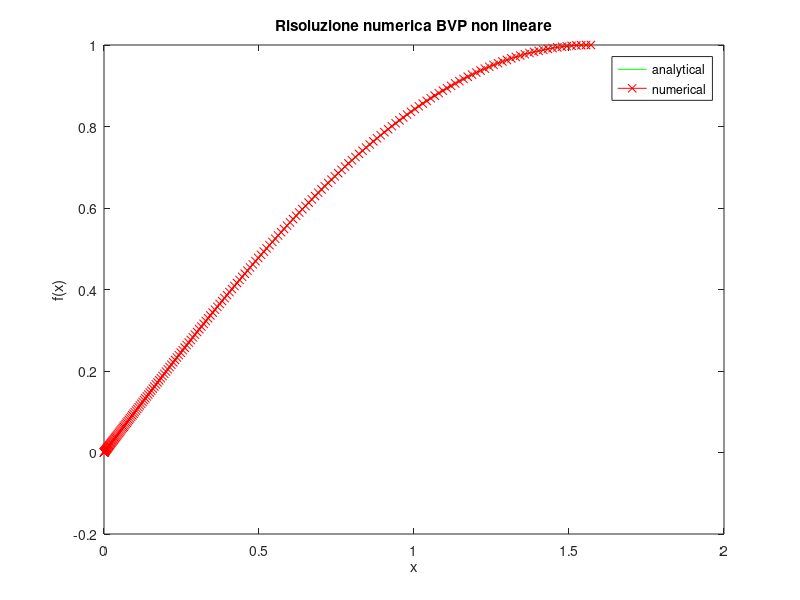

Write the MATLAB code that produced this figure.
clear all
close all

 m=200;
 b=pi/2;
for n=1:m
         x(n,1)=b*((n-1)/(m-1))^2; %genera distribuzione di nodi di tipo parabolico
end
h=diff(x);

% Costruzione matrice discretizzante D2
v=-1./(h(1:m-2).*h(2:m-1)); %diag princ 
w=1./((h(1:m-2)).*(h(1:m-2) + h(2:m-1))); %sotto diag
s=1./((h(2:m-1)).*(h(1:m-2) + h(2:m-1))); %sopra diag
D2=2*spdiags([[w;0;0],[0;v;0],[0;0;s]],[-1,0,1],m,m);
%Costruzione D1
d=1./(h(1:m-2)+h(2:m-1));
D1=spdiags([[-d;0;0],[0;0;d]],[-1,1],m,m);
%Impostazione delle BD
D2(1,1:2)=[2,0];
D1(1,1:2)=[0,0];
D2(m,m-1:m)=[0,2];
D1(m,m-1:m)=[0,0];
%Funzionale da azzerare:
b= [sin(0.5*x(1:m-1)).*cos(1.5*x(1:m-1));1]; %termine noto
F=@(u) 0.5*(D2*u) + diag(u)*(D1*u) - b;
J=@(u) 0.5*D2 + diag(D1*u)+diag(u)*D1; %jacobiano calcolato analiticamente


u=ones(m,1);
tol=max(h)^2;
res=-J(u)\F(u);iter=0;
while norm(res,inf)>tol
    iter+=1;
    u+=res;
    res=-J(u)\F(u);
end
u+=res;

figure
plot(x,sin(x),'g',x,u,'r-x')
xlabel('x')
ylabel('f(x)')
legend('analytical','numerical')
title('Risoluzione numerica BVP non lineare')